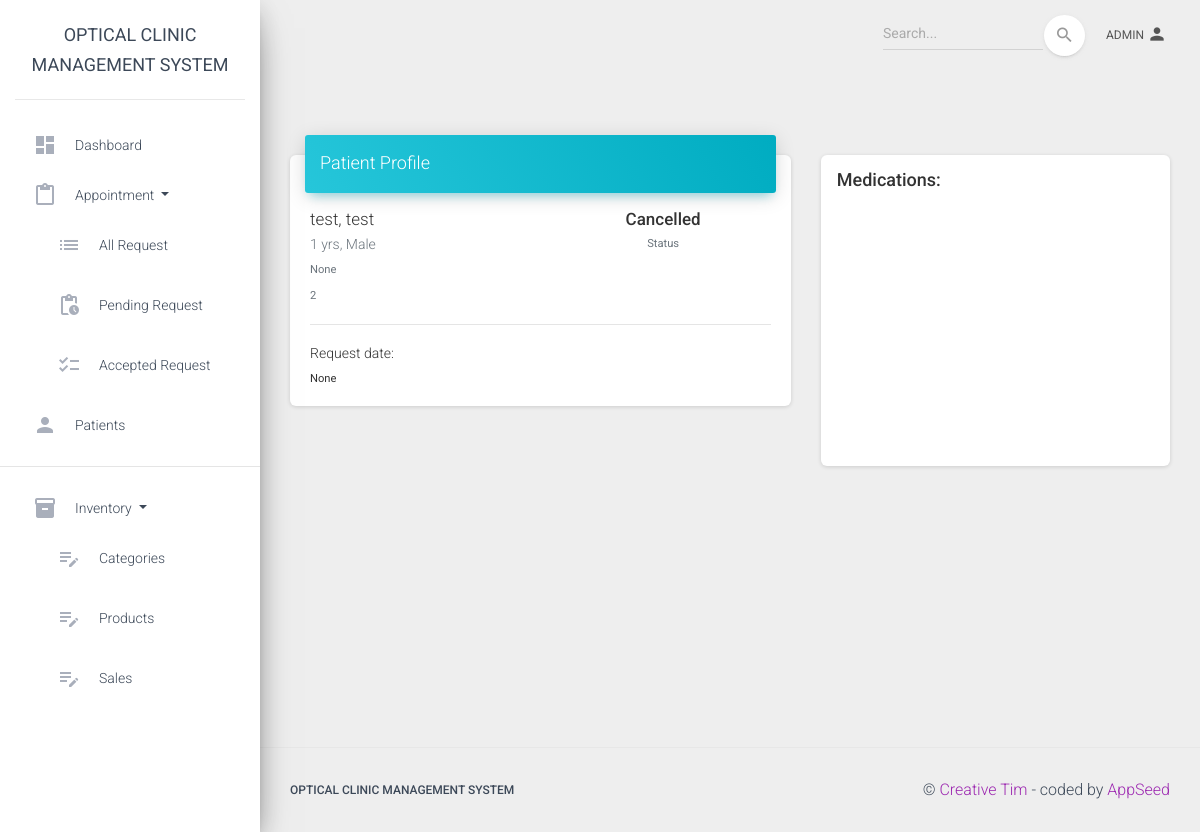
The app's page /patient-profile/50/ (signed in) with its own data.
### dashboard/models.py (models this page shows, shortened)
class Appointment(models.Model):
    Status = (
        ('Pending', 'Pending'),
        ('Cancelled', 'Cancelled'),
        ('Accepted', 'Accepted'),
        ('Completed', 'Completed'),
    )
    patient = models.OneToOneField(Patient, null = True, on_delete = models.CASCADE)
    message = models.TextField(max_length=255, null = True, blank = True)
    request_date = models.DateField(auto_now_add=False, null = True)
    sent_date = models.DateField(auto_now_add=True)
    status = models.CharField(max_length = 255, choices = Status, default = 'Pending')
    appointment_date = models.DateField(auto_now_add=False, null=True, blank = True)
    appointment_time = models.TimeField(auto_now_add = False, null = True, blank = True)
    date_created = models.DateTimeField(auto_now_add = True, null = True)

class Patient(models.Model):
    gender_choices = (
        ('Male', 'Male'),
        ('Female', 'Female'),
    )
    user = models.OneToOneField(User, null = True, on_delete=models.CASCADE)
    firstname = models.CharField(max_length = 255, null = True)
    lastname = models.CharField(max_length = 255, null = True)
    age = models.CharField(max_length = 255, null = True)
    email = models.CharField(max_length = 255, null = True)
    gender = models.CharField(max_length=6, null = True, blank = True, choices = gender_choices)
    phone = models.CharField(max_length = 11, null = True, blank = True)
    date_created = models.DateTimeField(auto_now_add = True, null = True)

### authentication/decorators.py (the view)
        def wrapper_func(request, *args, **kwargs):
            group = None
            if request.user.groups.exists():
                group = request.user.groups.all()[0].name
            if group in allowed_roles:
                return view_func(request, *args, **kwargs)
            else:
                return HttpResponse(" You are not authorized! to view this page")

### dashboard/views.py (called while the page is built)
@allowed_users(allowed_roles=['admin', 'staff'])
def patient_profile(request, pk):
    appointment = Appointment.objects.get(id = pk)
    patient = Patient.objects.get(id = appointment.patient.id)
    prescription = Prescription.objects.filter(patient = patient)
    context = {
        'appointment': appointment,
        'prescription': prescription,
    }
    return render(request, 'dashboard/patient_profile.html', context)

### templates/dashboard/patient_profile.html (shortened to what this page needs)
{% extends "layouts/base.html" %} {% block title %} Dashboard {% endblock %}
{% block content %}
<div class="row">
  <div class="col-md-12">
  </div>
  <div class="col-md-7 mt-4">
    <div class="card">
      <div class="card-header card-header-info">
        <h4 class="card-title">Patient Profile</h4>
      </div>
      <div class="card-body">
        <div class="row d-flex justify-content-between">
            <div class="col-md-6">
                    <h5 class="mb-0">{{ appointment.patient.lastname }}, {{ appointment.patient.firstname }}</h5>
                    <p class="text-muted mb-0">{{ appointment.patient.age}} yrs, {{ appointment.patient.gender}}</p>
                    <small class="text-muted align-items-center">{{ appointment.patient.email}}</small>
                    <br>
                    <small class="text-muted align-items-center">{{ appointment.patient.phone}}</small>
            </div>
            <div class="col-md-6">
                <div class="d-flex flex-column align-items-center">
                    <h5 class="mb-0 font-weight-bold">{{ appointment.status }}</h5>
                    <small class="text-muted mb-0"> Status </small>
                </div>
            </div>
        </div>
        <hr>
        <div class="row">
            <div class="col-md-6">
                {% if appointment.status == 'Accepted' %}
                <a> Appointment date: </a>
                <br>
                <small> {{ appointment.appointment_date}} - {{ appointment.appointment_time }}  </small>
                {% else %}
                <a> Request date: </a>
                <br>
                <small> {{ appointment.request_date}}  </small>
                {% endif %}
            </div>
            <div class="col-md-6 d-flex justify-content-center align-items-center">
            </div>
        </div>
      </div>
    </div>
  </div>
  <div class="col-md-5 mt-4">
    <div class="card h-100 mb-4">
      <div class="card-header pb-0 px-3">
        <div class="row">
          <div class="col-md-6">
            <h4 class="font-weight-bold"> Medications: </h4>
          </div>
        </div>
      </div>
      <div class="card-body pt-4 p-3">
      </div>
    </div>
  </div>
</div>
{% endblock %}

### templates/includes/navigation.html (shortened to what this page needs)
      <nav class="navbar navbar-expand-lg navbar-transparent navbar-absolute fixed-top ">
        <div class="container-fluid">
          <div class="navbar-wrapper">
          </div>
          <div class="collapse navbar-collapse justify-content-end">
          {% if request.user.is_authenticated %}
            <form class="navbar-form">
              <div class="input-group no-border">
                <input type="text" value="" class="form-control" placeholder="Search...">
                <button type="submit" class="btn btn-white btn-round btn-just-icon">
                  <i class="material-icons">search</i>
                  <div class="ripple-container"></div>
                </button>
              </div>
            </form>
            <ul class="navbar-nav">
              <li class="nav-item dropdown">
                <a class="nav-link" href="#pablo" id="navbarDropdownProfile" data-toggle="dropdown" aria-haspopup="true" aria-expanded="false">
                  {{ request.user }}
                  <i class="material-icons">person</i>
                </a>
              </li>
            </ul>
          {% endif %}
          </div>
        </div>
      </nav>

### records on screen
Appointment: patient.lastname "test", patient.firstname "test", patient.age "1", patient.gender "Male", patient.email "None", patient.phone "2", status "Cancelled", request_date "None"

### other values on screen
{{ request.user }} "ADMIN"
